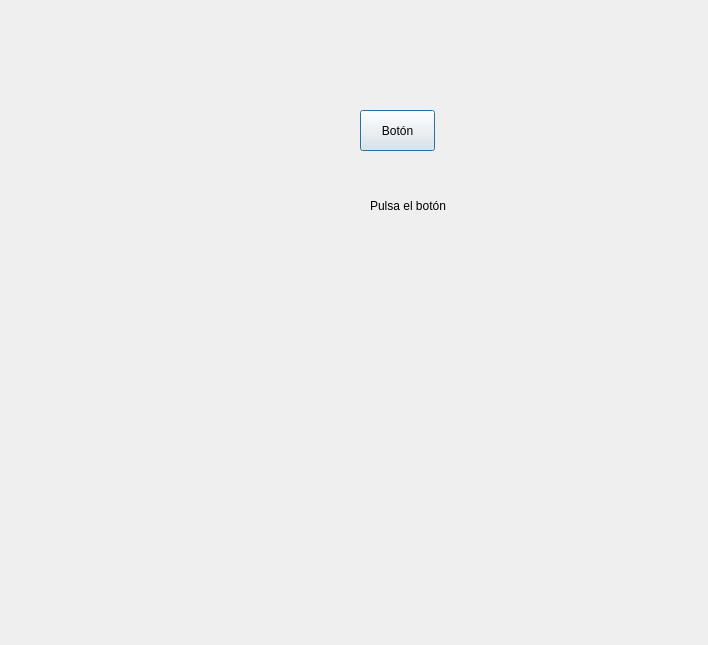
<?xml version="1.0" encoding="UTF-8"?>
<ui version="4.0">
 <class>Dialog</class>
 <widget class="QDialog" name="Dialog">
  <property name="geometry">
   <rect>
    <x>0</x>
    <y>0</y>
    <width>708</width>
    <height>645</height>
   </rect>
  </property>
  <property name="windowTitle">
   <string>MainWindow</string>
  </property>
  <widget class="QPushButton" name="pushButton">
   <property name="geometry">
    <rect>
     <x>360</x>
     <y>110</y>
     <width>75</width>
     <height>41</height>
    </rect>
   </property>
   <property name="mouseTracking">
    <bool>false</bool>
   </property>
   <property name="text">
    <string>Botón</string>
   </property>
  </widget>
  <widget class="QLabel" name="label">
   <property name="geometry">
    <rect>
     <x>370</x>
     <y>190</y>
     <width>121</width>
     <height>31</height>
    </rect>
   </property>
   <property name="text">
    <string>Pulsa el botón</string>
   </property>
  </widget>
 </widget>
 <resources/>
 <connections/>
</ui>
